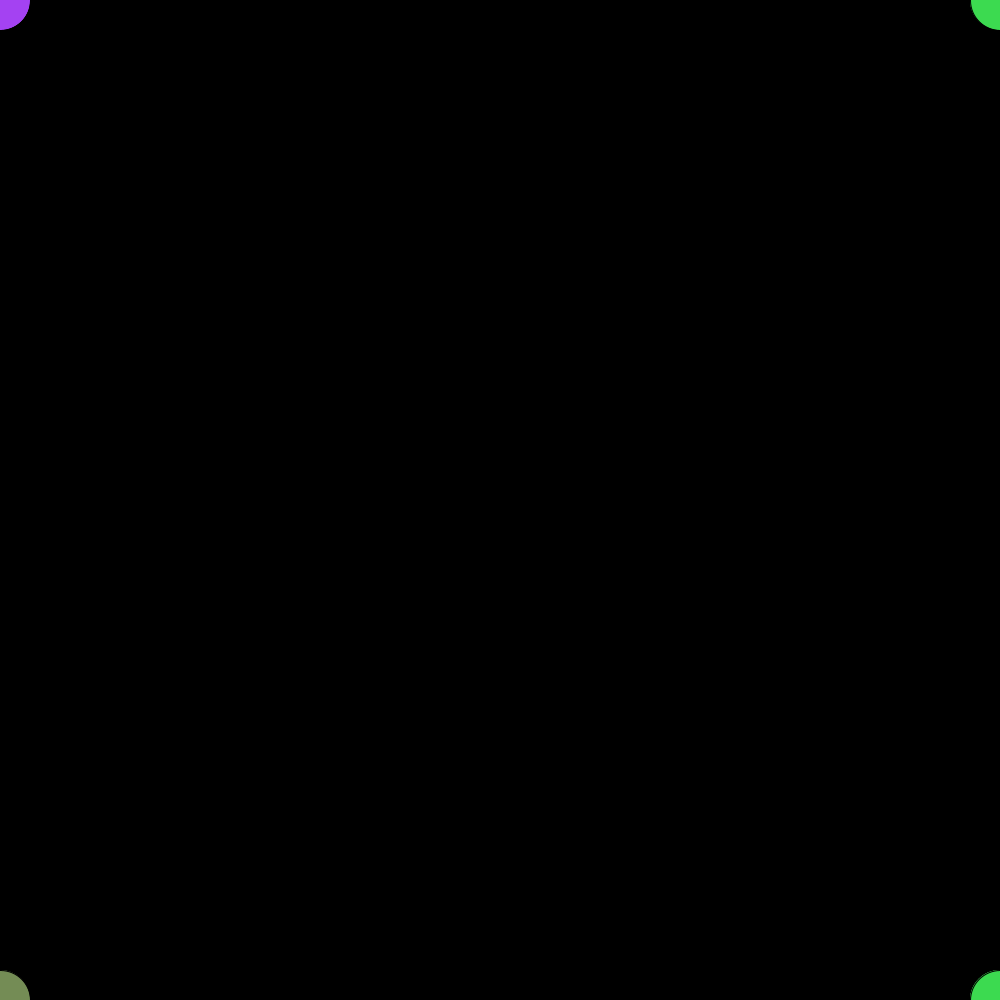
Frame 1 (no input)
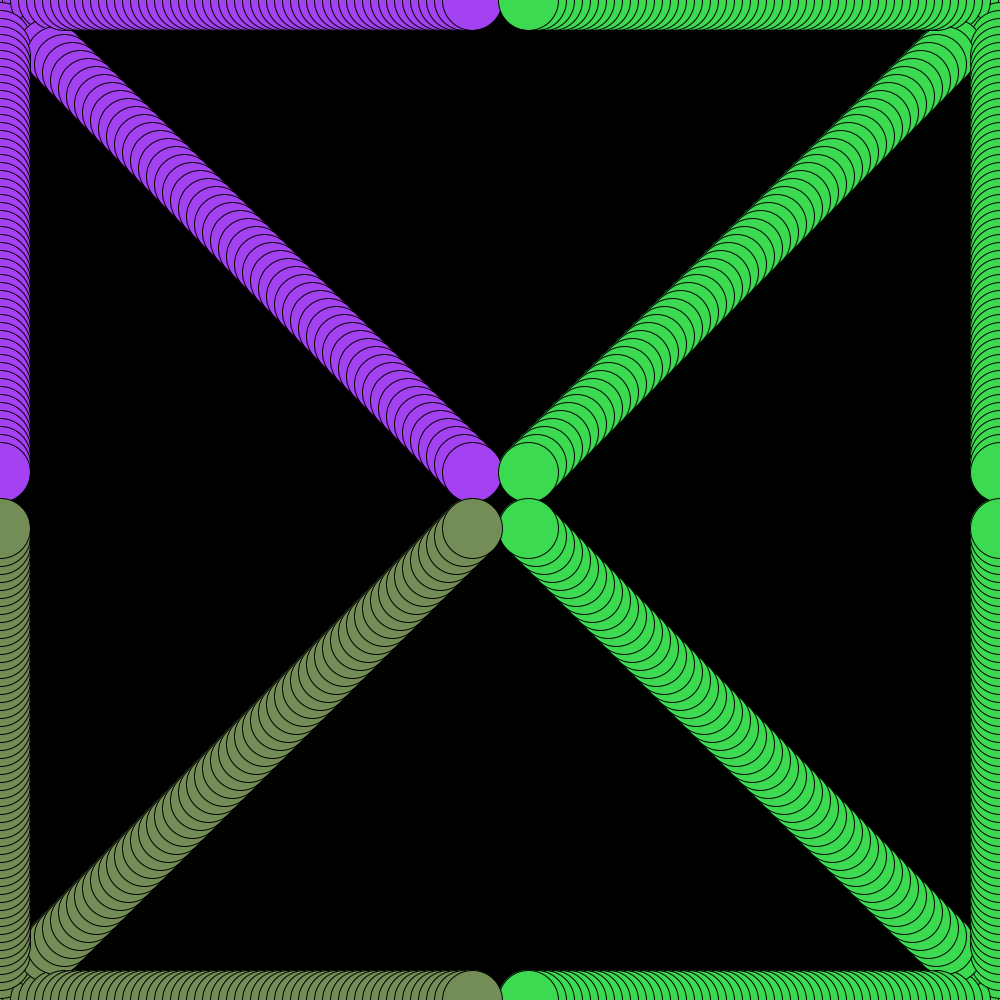
Frame 60 (the mouse pressed at the canvas centre just before this capture)
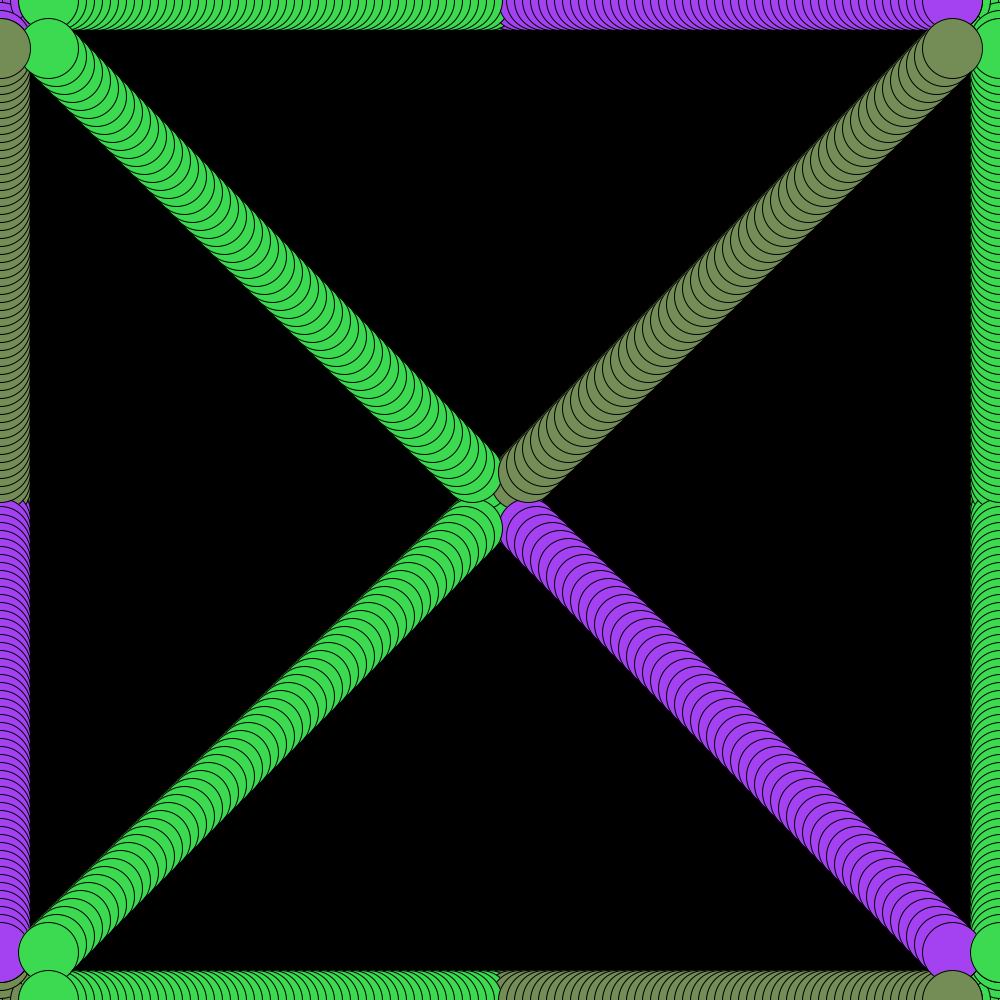
Frame 120 (the mouse held since frame 60 and released just before this capture)

The Processing sketch that drew these frames (run headless with seeded random() and noise(); from frame 60 on, the mouse is pressed at the canvas centre):

// Processing sketch: keats_animated
// ── keats_animated.pde
int a=0;
color topleft = color(random(255),random(255),random(255));
color topright =color(random(255),random(255),random(255));
color bottomright =color(random(255),random(255),random(255));
void setup()
{
  size(1000,1000);
  background(0,0,0);
}
void draw()
{
  fill(topleft);
  ellipse(0+a,0,60,60);
  fill(topleft);
  ellipse(0+a,0+a,60,60);
  fill(topleft);
  ellipse(0,0+a,60,60);
  
  fill(topright);
  ellipse(1000-a,0,60,60);
  fill(topright);
  ellipse(1000-a,0+a,60,60);
  fill(topright);
  ellipse(1000,0+a,60,60);
  
  ellipse(1000-a,1000,60,60);
  ellipse(1000-a,1000-a,60,60);
  ellipse(1000,1000-a,60,60);
  
  fill(bottomright);
  ellipse(0+a,1000,60,60);
  fill(bottomright);
  ellipse(0+a,1000-a,60,60);
  fill(bottomright);
  ellipse(0,1000-a,60,60);
  a= a+8;
  if(a>1000)
  {
    a=0;
    topleft= color(random(255),random(255),random(255));
    topright= color(random(255),random(255),random(255));
    bottomright= color(random(255),random(255),random(255));
  }
}
